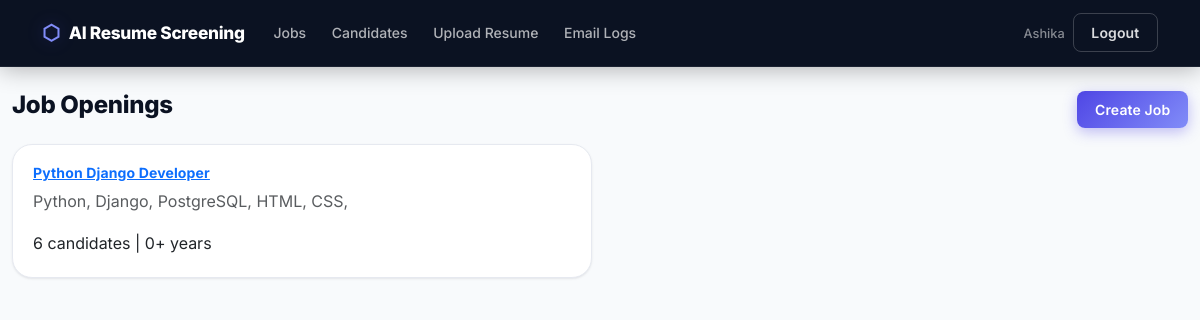
/jobs/ (signed in), run on the app's committed database.
### accounts/models.py (models this page shows, shortened)
class User(AbstractUser):
    class Role(models.TextChoices):
        RECRUITER = "recruiter", "Recruiter"
        ADMIN = "admin", "Admin"
    role = models.CharField(max_length=20, choices=Role.choices, default=Role.RECRUITER)
    company_name = models.CharField(max_length=120, blank=True)

### recruiter/models.py (models this page shows, shortened)
class JobOpening(models.Model):
    recruiter = models.ForeignKey(settings.AUTH_USER_MODEL, on_delete=models.CASCADE, related_name="jobs")
    title = models.CharField(max_length=160)
    description = models.TextField()
    required_skills = models.TextField(help_text="Comma-separated skills such as Python, Django, SQL")
    minimum_experience = models.PositiveIntegerField(default=0, help_text="Minimum years of experience")
    shortlist_message = models.TextField(
        blank=True,
        help_text="Custom message for the shortlist email body. Leave blank to use the default message.",
    )
    is_active = models.BooleanField(default=True)
    created_at = models.DateTimeField(auto_now_add=True)
    updated_at = models.DateTimeField(auto_now=True)
    class Meta:
        ordering = ["-created_at"]
    def get_absolute_url(self):
        return reverse("recruiter:job_detail", args=[self.pk])

### recruiter/views.py (the view)
# urls.py: path("", views.job_list, name="job_list"),
@login_required
def job_list(request):
    jobs = JobOpening.objects.filter(recruiter=request.user)
    return render(request, "recruiter/job_list.html", {"jobs": jobs})

### templates/recruiter/job_list.html (shortened to what this page needs)
{% extends "base.html" %}
{% block content %}
<div class="d-flex justify-content-between align-items-center mb-3">
    <h1 class="h3">Job Openings</h1>
    <a class="btn btn-primary" href="{% url 'recruiter:job_create' %}">Create Job</a>
</div>
<div class="row g-3">
    {% for job in jobs %}
        <div class="col-md-6">
            <div class="card h-100">
                <div class="card-body">
                    <h2 class="h5"><a href="{{ job.get_absolute_url }}">{{ job.title }}</a></h2>
                    <p class="text-muted">{{ job.required_skills }}</p>
                    <p class="mb-0">{{ job.candidates.count }} candidates | {{ job.minimum_experience }}+ years</p>
                </div>
            </div>
        </div>
    {% empty %}
        <p class="text-muted">Create your first job opening to begin screening resumes.</p>
    {% endfor %}
</div>
{% endblock %}

### templates/base.html (shortened to what this page needs)
{% load static %}
<!doctype html>
<html lang="en">
<head>
    <link href="https://cdn.jsdelivr.net/npm/bootstrap@5.3.3/dist/css/bootstrap.min.css" rel="stylesheet">
    <link href="{% static 'css/styles.css' %}" rel="stylesheet">
</head>
<body>
<nav class="navbar navbar-expand-lg navbar-dark">
    <div class="container">
        <a class="navbar-brand" href="{% url 'dashboard:home' %}">AI Resume Screening</a>
        <div class="collapse navbar-collapse" id="mainNav">
            <ul class="navbar-nav me-auto">
                {% if user.is_authenticated %}
                    <li class="nav-item"><a class="nav-link" href="{% url 'recruiter:job_list' %}">Jobs</a></li>
                    <li class="nav-item"><a class="nav-link" href="{% url 'resumes:candidate_list' %}">Candidates</a></li>
                    <li class="nav-item"><a class="nav-link" href="{% url 'resumes:resume_upload' %}">Upload Resume</a></li>
                    <li class="nav-item"><a class="nav-link" href="{% url 'resumes:email_log_list' %}">Email Logs</a></li>
                {% endif %}
            </ul>
            <ul class="navbar-nav align-items-center gap-2">
                {% if user.is_authenticated %}
                    <li class="nav-item">
                        <span class="navbar-text">{{ user.username }}</span>
                    </li>
                    <li class="nav-item">
                        <form method="post" action="{% url 'accounts:logout' %}">
                            <button class="btn btn-outline-light btn-sm">Logout</button>
                        </form>
                    </li>
                {% else %}
                    <li class="nav-item"><a class="nav-link" href="{% url 'accounts:login' %}">Login</a></li>
                    <li class="nav-item"><a class="btn btn-primary btn-sm" href="{% url 'accounts:register' %}">Register</a></li>
                {% endif %}
            </ul>
        </div>
    </div>
</nav>
<main class="container py-4">
    {% block content %}{% endblock %}
</main>
</body>
</html>

### static/css/styles.css (style rules this page uses)
:root { --navy: #0b1222; --navy-mid: #161f38; --navy-soft: #232f54; --indigo: #4f46e5; --indigo-light:#818cf8; --indigo-glow: rgba(79, 70, 229, 0.35); --mint: #10b981; --mint-light: #34d399; --mint-glow: rgba(16, 185, 129, 0.3); --amber: #f59e0b; --rose: #f43f5e; --paper: #faf9f6; --white: #ffffff; --gray-50: #f8fafc; --gray-100: #f1f5f9; --gray-200: #e6e9f0; --gray-300: #cbd2e1; --gray-400: #94a3b8; --gray-600: #4a5571; --gray-800: #1c2333; --radius-sm: 8px; --radius-md: 14px; --radius-lg: 20px; --radius-xl: 28px; --shadow-sm: 0 1px 3px rgba(15,23,42,0.06), 0 1px 2px rgba(15,23,42,0.04); --shadow-md: 0 8px 24px rgba(15,23,42,0.10), 0 2px 8px rgba(15,23,42,0.05); --shadow-lg: 0 20px 50px rgba(15,23,42,0.16), 0 6px 16px rgba(15,23,42,0.08); --shadow-glow: 0 0 0 1px rgba(79,70,229,0.08), 0 12px 32px var(--indigo-glow); --ease: cubic-bezier(0.22, 1, 0.36, 1); }
*, *::before, *::after { box-sizing: border-box; }
html { scroll-behavior: smooth; }
body { font-family: 'Inter', system-ui, -apple-system, sans-serif; background: var(--gray-50); color: var(--gray-800); line-height: 1.6; min-height: 100vh; }
.navbar { background: var(--navy) !important; border-bottom: 1px solid rgba(255,255,255,0.07); padding: 0.7rem 0; position: sticky; top: 0; z-index: 1000; box-shadow: 0 2px 24px rgba(0,0,0,0.3); }
.navbar-brand { font-weight: 800; font-size: 1.08rem; letter-spacing: -0.3px; color: var(--white) !important; display: flex; align-items: center; gap: 0.55rem; }
.navbar-brand::before { content: "⬡"; color: var(--indigo-light); font-size: 1.3rem; filter: drop-shadow(0 0 8px var(--indigo-glow)); }
.navbar .nav-link { color: rgba(255,255,255,0.68) !important; font-weight: 500; font-size: 0.875rem; padding: 0.45rem 0.8rem !important; border-radius: var(--radius-sm); transition: all 0.18s var(--ease); position: relative; }
.navbar-text { color: rgba(255,255,255,0.5) !important; font-size: 0.8rem; font-weight: 500; }
.btn-outline-light { border-color: rgba(255,255,255,0.2) !important; color: rgba(255,255,255,0.85) !important; font-size: 0.8rem; padding: 0.32rem 0.85rem; border-radius: var(--radius-sm); transition: all 0.18s var(--ease); }
main.container { padding-top: 2rem; padding-bottom: 3rem; max-width: 1200px; }
.card { border: 1px solid var(--gray-200); border-radius: var(--radius-lg); box-shadow: var(--shadow-sm); background: var(--white); transition: box-shadow 0.25s var(--ease), transform 0.25s var(--ease); overflow: hidden; }
.card-body { padding: 1.25rem; }
.btn { font-weight: 600; font-size: 0.875rem; border-radius: var(--radius-sm); padding: 0.5rem 1.1rem; transition: all 0.2s var(--ease); letter-spacing: 0.01em; }
.btn-primary { background: linear-gradient(135deg, var(--indigo) 0%, var(--indigo-light) 100%); border: none; box-shadow: 0 4px 14px var(--indigo-glow); }
h1.h3, h1.h4 { font-weight: 800; font-size: 1.5rem; color: var(--navy); letter-spacing: -0.3px; }
h2.h5 { font-weight: 700; font-size: 0.875rem; color: var(--gray-800); letter-spacing: 0.01em; }
.card { animation: fadeInUp 0.35s var(--ease) both; }
.card:nth-child(1) { animation-delay: 0.03s; }

### data on the page
User: username "Ashika"
JobOpening: title "Python Django Developer", required_skills "Python, Django, PostgreSQL, HTML, CSS,", candidates.count "6", minimum_experience "0"
